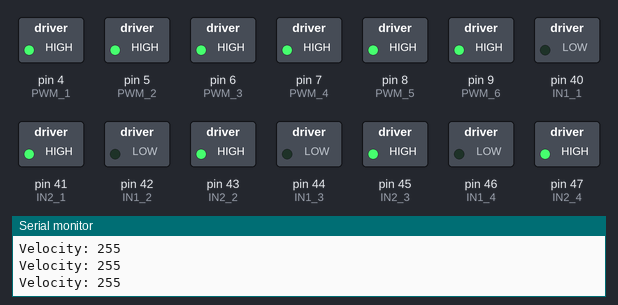
Recording of a sketch running on a simulated Arduino Mega 2560, built with avr-gcc and run on an emulated ATmega2560. On the bench: switched loads named in the sketch (green lamp = pin HIGH), the last lines printed to the serial monitor.

Above: at 0.05 s.
At 3.05 s:
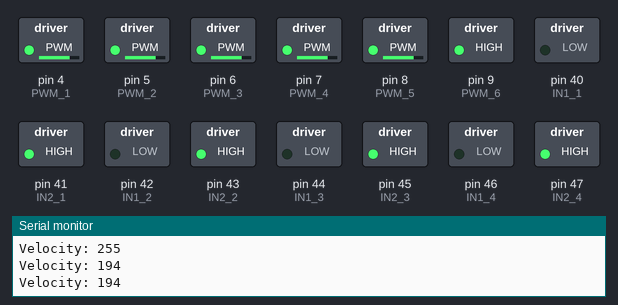
At 4.55 s:
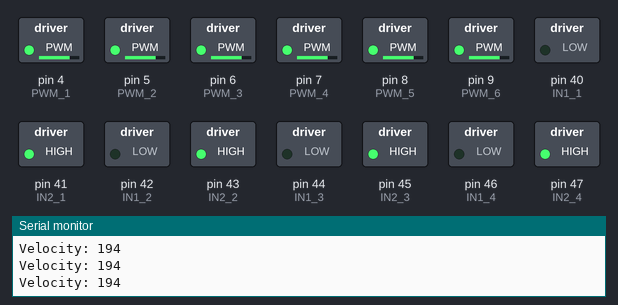
At 9.05 s:
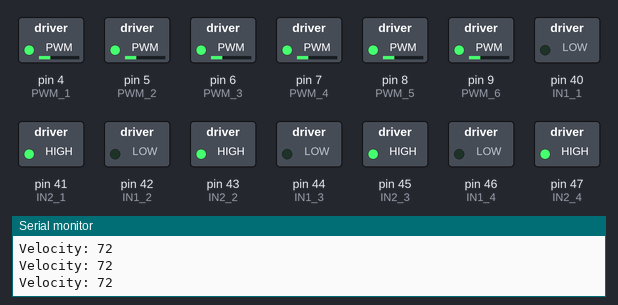
Timing chart, 0 to 13.9 s (numbered marks = the images above):
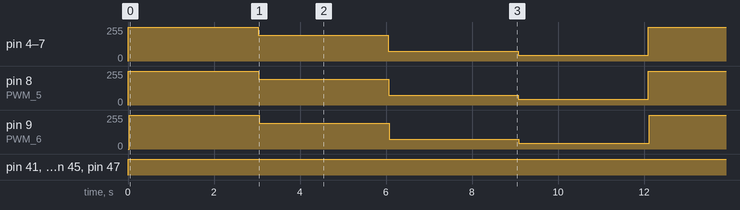

Measured:
- by itself, pin 41 (IN2_1), pin 43 (IN2_2), pin 45 (IN2_3), pin 47 (IN2_4): LOW → HIGH at 0.00 s
- by itself, pin 4 (PWM_1), pin 5 (PWM_2), pin 6 (PWM_3), pin 7 (PWM_4), pin 8 (PWM_5), pin 9 (PWM_6): repeats every 12.1 s: 194/255 3.0 s, 72/255 3.0 s, 42/255 3.0 s, 255/255 3.0 s

The sketch:

Wheel_encoder_DC_Motor.ino
```cpp
#include "PID_Control.h"
//----------------------------------------------------------------------------------------------
/*
 * Encoder_A and Encoder_B pins are used to read the encoder data from the microcontroller
 * data comes so fast so these two pins have to interrupt enabled pins
 */
/*-------------------Motor 1------------------*/
#define ENCODER_A_1 2
#define ENCODER_B_1 34
/*-------------------Motor 2------------------*/
#define ENCODER_A_2 3
#define ENCODER_B_2 35
/*-------------------Motor 3------------------*/
#define ENCODER_A_3 18
#define ENCODER_B_3 36
/*-------------------Motor 4------------------*/
#define ENCODER_A_4 19
#define ENCODER_B_4 37
/*-------------------Motor 5------------------*/
#define ENCODER_A_5 20
#define ENCODER_B_5 38
/*-------------------Motor 6------------------*/
#define ENCODER_A_6 21
#define ENCODER_B_6 39
/* The next variables are for Motor Driver
 * They are used to control motor speed and direction
 * We control the direction by the H-bridge
 * An H-bridge is an electronic circuit that switches the polarity of a voltage applied to a load.
 * These circuits are often used in robotics and other applications
 * to allow DC motors to run forwards or backwards
*/
//Driver 1   Motor 1 & 2
#define PWM_1 4             //Motor Driver PWM input
#define IN2_1 41             //Motor Driver input
#define IN1_1 40             //Motor Driver input
#define EN_1 A1

#define PWM_2 5             //Motor Driver PWM input
#define IN2_2 43            //Motor Driver input
#define IN1_2 42           //Motor Driver input
#define EN_2 A2

////////////////////////////////////////////
//Driver 2   Motor 3 & 4
#define PWM_3 6             //Motor Driver PWM input
#define IN2_3 45             //Motor Driver input
#define IN1_3 44             //Motor Driver input
#define EN_3 A3

#define PWM_4 7             //Motor Driver PWM input
#define IN2_4 47            //Motor Driver input
#define IN1_4 46           //Motor Driver input
#define EN_4 A4
////////////////////////////////////////////
//Driver 3   Motor 5 & 6
#define PWM_5 8             //Motor Driver PWM input
#define IN2_5 49             //Motor Driver input
#define IN1_5 48             //Motor Driver input
#define EN_5 A5

#define PWM_6 9             //Motor Driver PWM input
#define IN2_6 51            //Motor Driver input
#define IN1_6 50           //Motor Driver input
#define EN_6 A6

////////////////////////////////////////////
/*
 * This Fucntion is used to set the motor direction and speed
 * it takes Parameters (rotation direction , PWM Speed , PWM Pin ,in1 pin , in2 Pin)
 */

MotorSheild m1(PWM_1,IN1_1,IN2_1);
MotorSheild m2(PWM_2,IN1_2,IN2_2);
MotorSheild m3(PWM_3,IN1_3,IN2_3);
MotorSheild m4(PWM_4,IN1_4,IN2_4);
MotorSheild m5(PWM_5,IN1_5,IN2_5);
MotorSheild m6(PWM_6,IN1_6,IN2_6);
void setup() {

  Serial.begin(9600);
  pinMode(ENCODER_A_1, INPUT); // ENCODER_A as Input
  pinMode(ENCODER_B_1, INPUT); // ENCODER_B as Input
  pinMode(ENCODER_A_2, INPUT); // ENCODER_A as Input
  pinMode(ENCODER_B_2, INPUT); // ENCODER_B as Input
  pinMode(ENCODER_A_3, INPUT); // ENCODER_A as Input
  pinMode(ENCODER_B_3, INPUT); // ENCODER_B as Input
  pinMode(ENCODER_A_4, INPUT); // ENCODER_A as Input
  pinMode(ENCODER_B_4, INPUT); // ENCODER_B as Input
  pinMode(ENCODER_A_5, INPUT); // ENCODER_A as Input
  pinMode(ENCODER_B_5, INPUT); // ENCODER_B as Input
  pinMode(ENCODER_A_6, INPUT); // ENCODER_A as Input
  pinMode(ENCODER_B_6, INPUT); // ENCODER_B as Input
  pinMode(IN2_1, OUTPUT); // MOTOR_CW as Output
  pinMode(IN1_1, OUTPUT); // MOTOR_CW as Output
  pinMode(PWM_1, OUTPUT); // MOTOR_CW as Output
  pinMode(IN2_2, OUTPUT); // MOTOR_CW as Output
  pinMode(IN1_2, OUTPUT); // MOTOR_CW as Output
  pinMode(PWM_2, OUTPUT); // MOTOR_CW as Output
  pinMode(IN2_3, OUTPUT); // MOTOR_CW as Output
  pinMode(IN1_3, OUTPUT); // MOTOR_CW as Output
  pinMode(PWM_3, OUTPUT); // MOTOR_CW as Output
  pinMode(IN2_4, OUTPUT); // MOTOR_CW as Output
  pinMode(IN1_4, OUTPUT); // MOTOR_CW as Output
  pinMode(PWM_4, OUTPUT); // MOTOR_CW as Output
  pinMode(IN2_5, OUTPUT); // MOTOR_CW as Output
  pinMode(IN1_5, OUTPUT); // MOTOR_CW as Output
  pinMode(PWM_5, OUTPUT); // MOTOR_CW as Output
  pinMode(IN2_6, OUTPUT); // MOTOR_CW as Output
  pinMode(IN1_6, OUTPUT); // MOTOR_CW as Output
  pinMode(PWM_6, OUTPUT); // MOTOR_CW as Output
//  pinMode(EN_1 , OUTPUT);
//  digitalWrite(EN_1,HIGH);
//  pinMode(EN_2 , OUTPUT);
//  digitalWrite(EN_2,HIGH);
//  pinMode(EN_3 , OUTPUT);
//  digitalWrite(EN_3,HIGH);
//  pinMode(EN_4 , OUTPUT);
//  digitalWrite(EN_4,HIGH);
//  pinMode(EN_5 , OUTPUT);
//  digitalWrite(EN_5,HIGH);
//  pinMode(EN_6 , OUTPUT);
//  digitalWrite(EN_6,HIGH);
//  setPIDTarget(300);
//  setPIDParameters (24,0,16);
 m1.setMotorEncoders(ENCODER_A_1,ENCODER_B_1);
 m2.setMotorEncoders(ENCODER_A_2,ENCODER_B_2);
 m3.setMotorEncoders(ENCODER_A_3,ENCODER_B_3);
 m4.setMotorEncoders(ENCODER_A_4,ENCODER_B_4);
 m5.setMotorEncoders(ENCODER_A_5,ENCODER_B_5);
 m6.setMotorEncoders(ENCODER_A_6,ENCODER_B_6);
  /* attach an interrupt to pin ENCODER_A of the Arduino,
   *  and when the pulse is in the RISING edge called the function -----.
   *
*/

}

void loop() {
m1.setMotorAngularVelocity(-84);
m2.setMotorAngularVelocity(-84);
m3.setMotorAngularVelocity(-84);
m4.setMotorAngularVelocity(-84);
m5.setMotorAngularVelocity(-84);
m6.setMotorAngularVelocity(-84);
delay(3000);
m1.setMotorAngularVelocity(-64);
m2.setMotorAngularVelocity(-64);
m3.setMotorAngularVelocity(-64);
m4.setMotorAngularVelocity(-64);
m5.setMotorAngularVelocity(-64);
m6.setMotorAngularVelocity(-64);
delay(3000);
m1.setMotorAngularVelocity(-24);
m2.setMotorAngularVelocity(-24);
m3.setMotorAngularVelocity(-24);
m4.setMotorAngularVelocity(-24);
m5.setMotorAngularVelocity(-24);
m6.setMotorAngularVelocity(-24);
delay(3000);
m1.setMotorAngularVelocity(-14);
m2.setMotorAngularVelocity(-14);
m3.setMotorAngularVelocity(-14);
m4.setMotorAngularVelocity(-14);
m5.setMotorAngularVelocity(-14);
m6.setMotorAngularVelocity(-14);
delay(3000);
}
```

PID_Control.cpp
```cpp
#include "PID_Control.h"
#define WHEEL_R 6
/*
  PID Algorithm it automatically applies an accurate and responsive correction to a control function
  Is a control loop mechanism employing feedback
*/

/*
   This Fucntion is used to set the motor direction and speed
   it takes Parameters (rotation direction , PWM Speed , PWM Pin ,in1 pin , in2 Pin)
*/

MotorSheild:: MotorSheild(int pwm , int in1 , int in2)
{
  PWM = pwm;
  IN1 = in1;
  IN2 = in2;


}
void  MotorSheild:: setPIDParameters(double Kpp , double Kii , double Kdd)
{
  Kp = Kpp;
  Ki = Kii;
  Kd = Kdd;
}
void
MotorSheild:: setMotor(int dir , int pwmVal)
{
  analogWrite(PWM, pwmVal);            //Setting the Speed
  if (dir == 1)
  {
    digitalWrite(IN1, HIGH);
    digitalWrite(IN2, LOW);
  }
  else if (dir == -1)
  {
    digitalWrite(IN1, LOW);
    digitalWrite(IN2, HIGH);
  }
  else
  {
    digitalWrite(IN1, LOW);
    digitalWrite(IN2, LOW);
  }
}
double
MotorSheild:: computePID(double inp)
{

  currentTime = millis();                              //get the current time
  elapsedTime = (double) (currentTime - previousTime); //Calculate ElapsedTime
  error = setPoint - inp;                              //Calculate the error by get the difference between target and measured value
  cumError += error * elapsedTime;                     // compute integral
  rateError = (error - lastError) / elapsedTime;       // compute derivative
  double out = Kp * error + Ki * cumError + Kd * rateError;
  lastError = error;                                   //Remember Current error
  previousTime = currentTime;                          //Remember Current time
  return out;                                          //This signal tells us the direction and speed to turn the motor
}
/*
  The signal that comes from PID Algorithm we need to convert it to speed and direction
*/
void
MotorSheild::convertSignal(float outSignal)
{
  float pwr =  fabs(outSignal);
  if (pwr > 255)
    pwr = 255;
  int dir = 1;
  if (outSignal < 0)
    dir = -1;
  setMotor(dir , pwr);
}
//Get the position of the motor


void
MotorSheild::setPIDTarget(double target)
{
  setPoint = target;
}

double
MotorSheild:: getCurrentPosition()
{
  return pos;
}


void
MotorSheild:: setMotorEncoders(int encoder_a , int encoder_b)
{
  ENCODER_A = encoder_a;
  ENCODER_B = encoder_b;
}


void
MotorSheild:: setMotorAngularVelocity(float av)
{

  //int v = fabs(av * WHEEL_R);
  float aav = fabs(av);
  int v = map(aav, 0, 84, 0, 255);
  int dir;
  if (av > 0)
  {
    dir = 1;
  } else
  {
    dir = -1;
  }
  if (v > 255)   v = 255;
  Serial.print("Velocity: ");
  Serial.println(v);
  setMotor(dir, v);

}
void MotorSheild::readEncoder()
{
  int b = digitalRead(ENCODER_B);
  if (b > 0)
  {
    pos++;

  }
  else
  {
    pos--;

  }

}
```

PID_Control.h
```cpp
#pragma once
#include <Arduino.h>
class MotorSheild
{
  public:


double Kp;         // is the proportional gain, a tuning parameter
double Ki;       //is the integral gain, a tuning parameter
double Kd;      //is the derivative gain, a tuning parameter,
//Tuning a control loop is the adjustment of its control parameters ,
//to the optimum values for the desired control response
unsigned long currentTime, previousTime;
double elapsedTime;
double error;
double lastError;
double input, output;
double setPoint;        //Target Value;
double cumError, rateError;
double pos;
int ENCODER_A ;
int  ENCODER_B ;
int PWM,IN1,IN2;
/// setPIDParameters
///
/// This function is used to set PID alorithm parameters used to control PID algorithm accuracy
/// @param Kp is the proportional gain, a tuning parameter
/// @param Ki is the integral gain, a tuning parameter
/// @param Kd is the derivative gain, a tuning parameter,
/// @note if you want to set only one of them make the others equal to zero
void setPIDParameters  ( double Kp , double Ki , double Kd);
/// setPIDTarget
///
/// This function takes the target that you want your motor reach
/// and the algorithm tries to reach it and minimize the error in position based on passed parameters to setPIDParameters()
void setPIDTarget(double target);
/// Controlling the motor
///
/// This function controlls the motor speed and direction based on passed parameters
/// @param dir is the direction of rotation 1 or -1 for CW or CCW based on motor wiring and 0 stop rotating
/// @param pwmVal is the rotating speed and it range from 0  (0v) - 255 (5V)
/// @param PWM is the Pin number that motor driver PWM input connectecd to
/// @param in1 is the Pin number that motor driver input1 connectecd to
/// @param in2 is the Pin number that motor driver input2 connectecd to
void setMotor(int dir , int pwmVal);
/// Running PID Algorithm
///
/// This function is responsible for calculating the **Control Variable**u(t) of PID algorithm based on current position of the motor
/// that helps us to know which direction and speed to make the motor rotating with
/// @param inp is the current position of the motor we can get it using getCurrentPosition() function
/// @returns Control Variable value
double computePID(double inp);
///
/// This function takes the output of computePID() function to convert it to speed and direction
/// @param outSignal is the output from computePID() function
/// @param PWM is the Pin number that motor driver PWM input connectecd to
/// @param in1 is the Pin number that motor driver input1 connectecd to
/// @param in2 is the Pin number that motor driver input2 connectecd to
void convertSignal(float outSignal);
///
/// This function should be called from interrupt command as whenever the motor rotates
/// this function calculates the new position of the motor

///
/// This function sets the pins that motor encoders connected to
/// @param encoder_a is the Pin number that motor encoder_a connected to
/// @param encoder_b is the Pin number that motor encoder_b connected to
void setMotorEncoders(int encoder_a , int encoder_b);
///
/// This function gets the current position of the motor
/// @returns current poition of the motor
double getCurrentPosition();

void setMotorAngularVelocity(float av);
MotorSheild(int pwm , int in1 , int in2);
void readEncoder();
};
```
